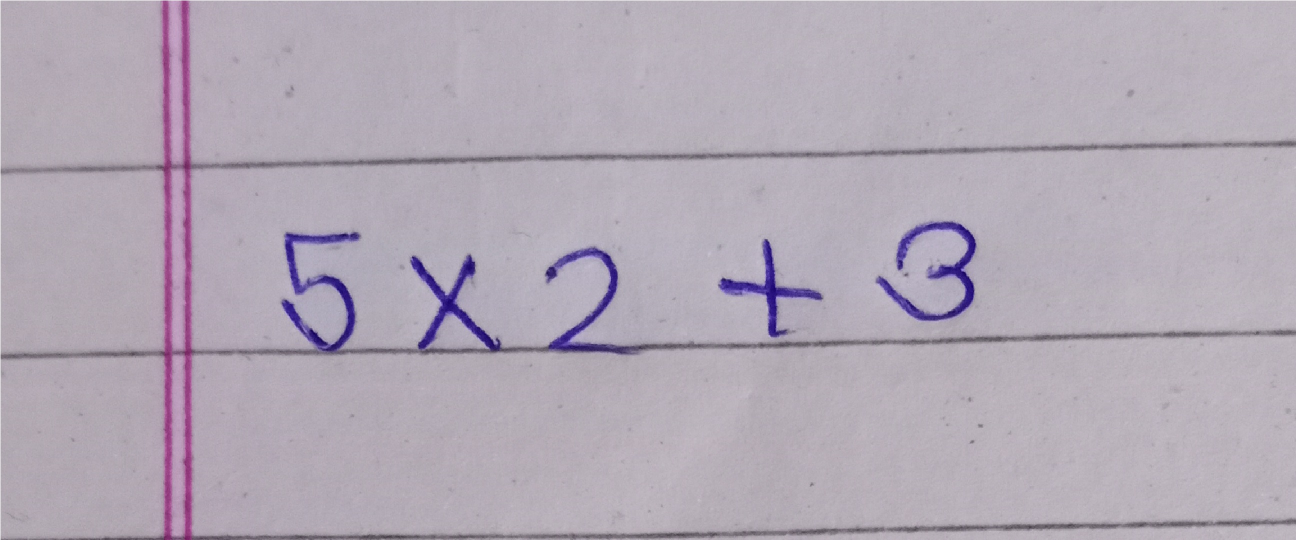
#> input picture Flask-Server/Math_Equation_Solver/assets/images/line/line17.jpg, 2592 x 1080 px (shown at 1/2 size); its folder holds only this picture in this run
$ python -i PredictUsingSVM.py   (imports and definitions only)
#> lines starting #> are read from the running program, lines starting #| are printed output that depends on the picture
import joblib
import cv2
import numpy as np
import os

class PredictUsingSVM:
    def __init__(self):
        self._model = joblib.load('Number_model')

    # [69 lines left out: functions predict, centering, scale_and_centre, not called in this run]

# [8 lines not run here, left out]

>>> import cv2
>>> picture = cv2.imread('../../Math_Equation_Solver/assets/images/line/line17.jpg', cv2.IMREAD_GRAYSCALE)
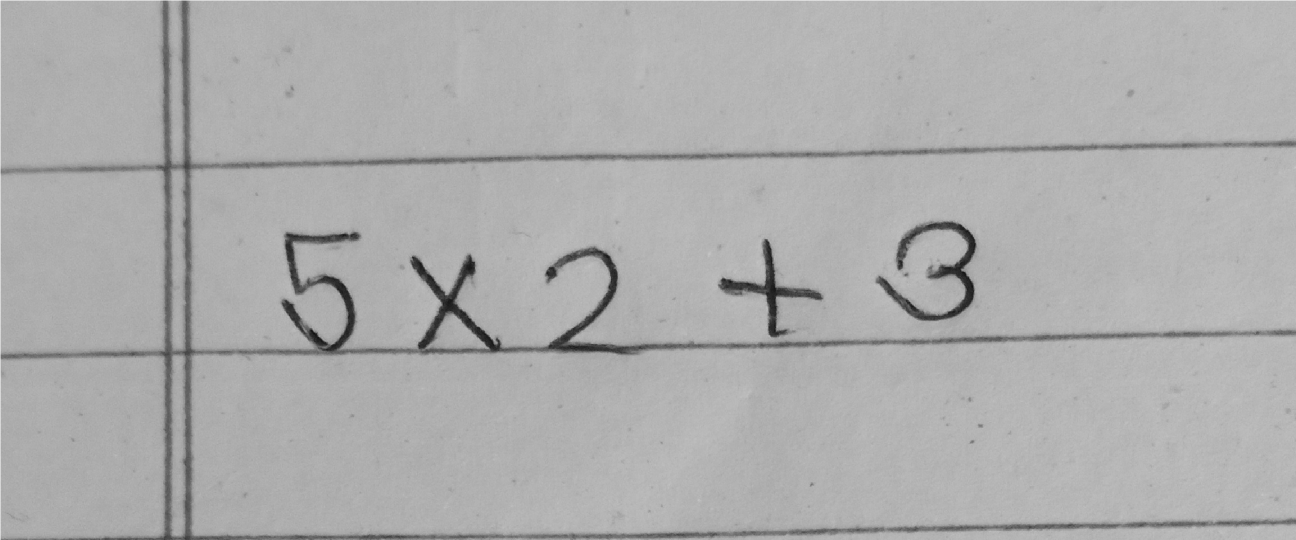
#> picture: shape (1080, 2592) (shown at 1/2 size); min 12, max 255, mean 172.9
#> (the run stopped early here; a loop or call above may not have finished)

$ run again, on Flask-Server/Math_Equation_Solver/assets/images/line/line20.jpg
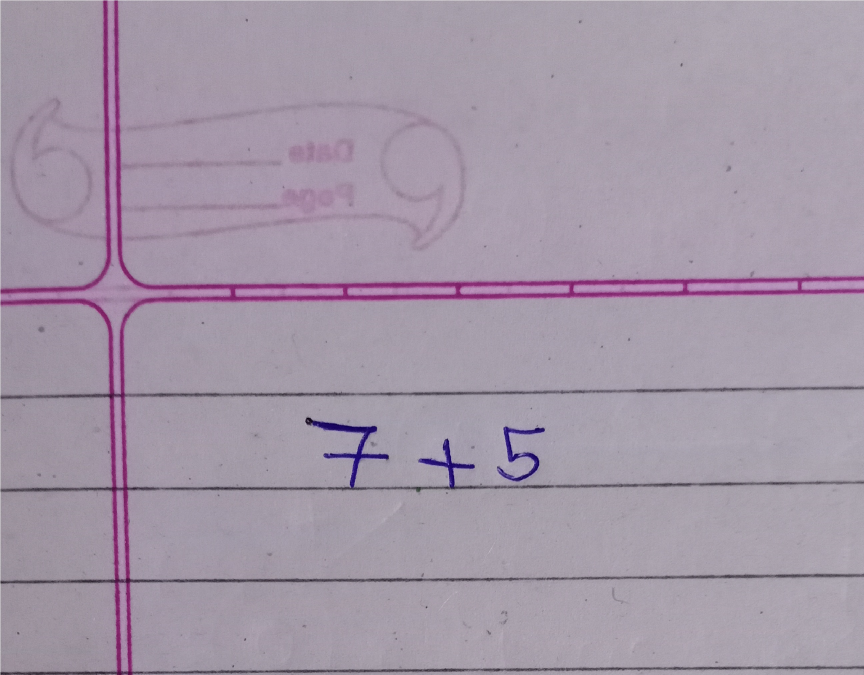
#> input picture Flask-Server/Math_Equation_Solver/assets/images/line/line20.jpg, 2592 x 2024 px (shown at 1/3 size)
#> `picture = cv2.imread('../../Math_Equation_Solver/assets/images/line/li..`:
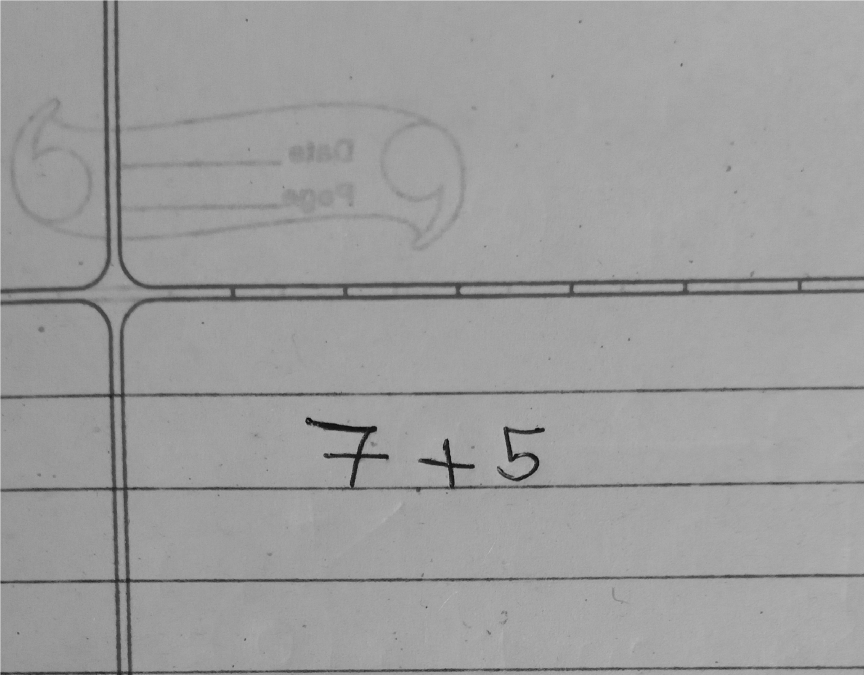
#> picture: shape (2024, 2592) (shown at 1/3 size); min 1, max 255, mean 156.9
